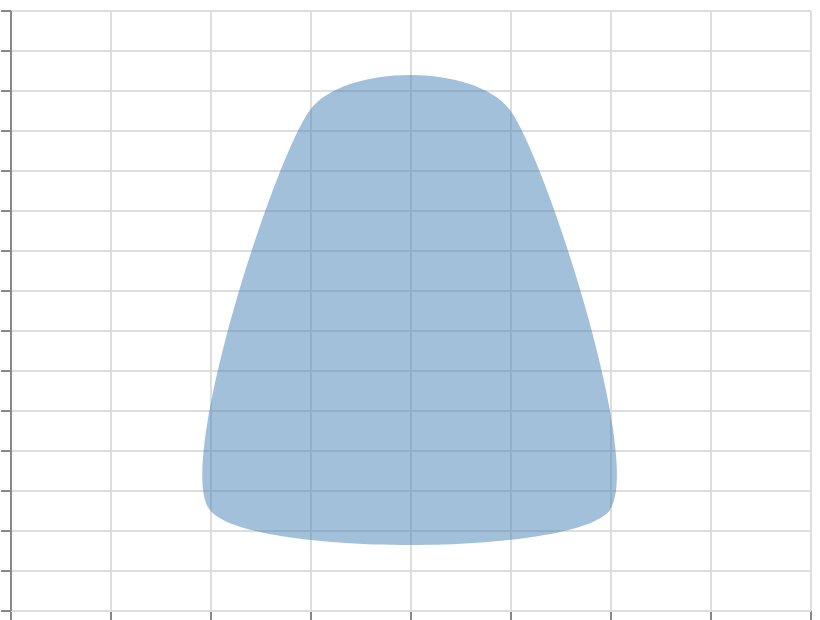

The specification (Vega-Lite) saved for this image:
### Vega specification from a JSON file in a GitHub repository (floating-point values rounded to 4 significant figures)
{"$schema": "https://vega.github.io/schema/vega/v6.json", "width": 400, "height": 300, "padding": 5, "autosize": "none", "data": [{"name": "table", "values": [{"x": 100, "y": 50}, {"x": 300, "y": 50}, {"x": 250, "y": 250}, {"x": 150, "y": 250}]}], "scales": [{"name": "x", "type": "linear", "domain": [0, 400], "range": "width"}, {"name": "y", "type": "linear", "domain": [0, 300], "range": [{"signal": "height"}, 0]}], "marks": [{"type": "area", "from": {"data": "table"}, "encode": {"update": {"x": {"scale": "x", "field": "x"}, "y": {"scale": "y", "field": "y"}, "y2": {"scale": "y", "value": 0}, "fill": {"value": "steelblue"}, "fillOpacity": {"value": 0.5}, "interpolate": {"value": "cardinal-closed"}, "tension": {"value": 0.3}}}}], "axes": [{"scale": "x", "orient": "bottom", "grid": true, "labels": false}, {"scale": "y", "orient": "left", "grid": true, "labels": false}]}
